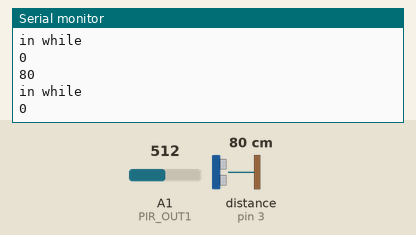
The sketch below on a simulated Arduino Uno, built with avr-gcc and run on an emulated ATmega328P. Shown: the last lines printed to the serial monitor. Wiring (inferred from the names in the program): ultrasonic range finder: trigger pin 2; echo pin 3. The test bench sets the inputs (shaded band); at power-on: distance to the obstacle (sensor on pin 3) 80 cm, A1 (PIR_OUT1) = 512. The echo pulse lasts 58.3 µs per cm.

Above: at 1.2 s.
1.3 s: distance to the obstacle (sensor on pin 3) set to 2 cm
At 1.9 s:
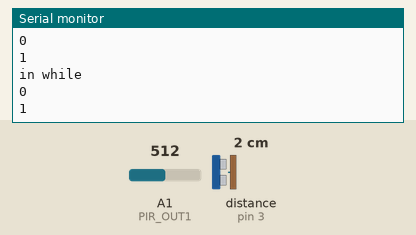
4.3 s: distance to the obstacle (sensor on pin 3) set to 60 cm
At 4.8 s:
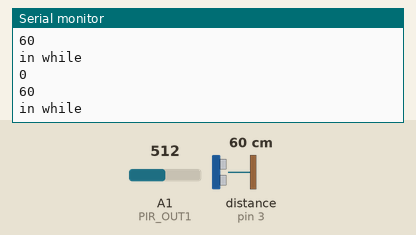
Timing chart, 0 to 7.3 s (numbered marks = the images above; inputs shaded):
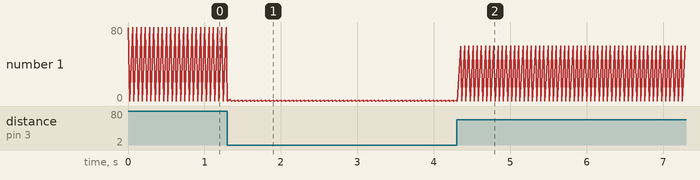

Measured:
- after the input at 1.3 s, the serial monitor: prints a new line at once (image 1)
- after the input at 4.3 s, the serial monitor: prints a new line after 0.05 s (image 2)
- plotted number 1: 0 → 1 after the input at 1.3 s

The sketch:

MotionAndUltrasoundCounter.ino
```cpp
#define PIR_OUT1 A1

#define trigPin 2
#define echoPin 3

const int wall = 200;

int counter = 0;

int pirState1;
boolean buttonState;
boolean lastButtonState = false;

boolean movement = false;

boolean profPresent = false;
boolean oldProfPresent = false;

unsigned long lastDebounceTime = 0;
unsigned long debounceDelay = 500;

int readPir(int input) {
  int pirState = analogRead(input);
  return pirState;
}

int readDistance(){
  long duration, distance;
  digitalWrite(trigPin, LOW);
  delayMicroseconds(2);
  digitalWrite(trigPin, HIGH);

  delayMicroseconds(10);
  digitalWrite(trigPin, LOW);
  duration = pulseIn(echoPin, HIGH);
  distance = (duration / 2) / 29.1;
  Serial.println(distance);
  if (distance < wall){
      return true;
  }
  else if(distance >= wall){
    return false;
  }
}

void setup() {
  // put your setup code here, to run once:
  Serial.begin (9600);
  pinMode(PIR_OUT1, INPUT);

  pinMode(trigPin, OUTPUT);
  pinMode(echoPin, INPUT);
}

void loop() {
  // put your main code here, to run repeatedly:
  profPresent = readDistance();

  while(profPresent){
    Serial.println("in while");

    pirState1 = readPir(PIR_OUT1);
    if((pirState1 > 600) || (pirState1 < 400)) {
      movement = true;
      if (movement != lastButtonState){
        lastDebounceTime = millis();
      }
      if ((millis() - lastDebounceTime) > debounceDelay){
        if (movement != buttonState){
          buttonState = movement;
          if (buttonState){
            counter ++;
            //buttonState = false;
          }
        }
      }
      lastButtonState = movement;
    }
    else{
      movement = false;
      buttonState = movement;
      lastButtonState = movement;
    }
    break;
  }

  Serial.println(counter);

  delay(50);
}
```
